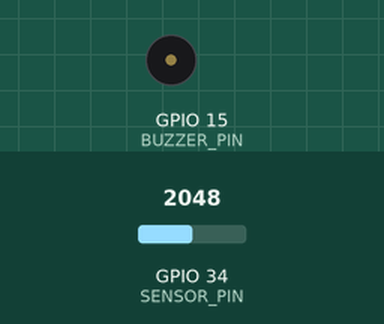
Simulated run of this sketch. Board: ESP32. On the bench: buzzer (waves = sounding, pin HIGH). The inputs (shaded band) are chosen by the test bench; at power-on: GPIO 34 (SENSOR_PIN) = 2048. WiFi joins after 1.5 s; servers stay silent unless stated; what the sketch prints to the serial monitor is not drawn.

Above: at 0.1 s.
At 2.1 s:
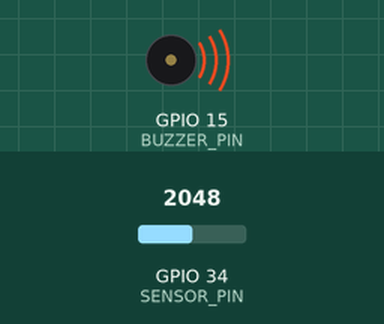
Timing chart, 0 to 3.6 s (numbered marks = the images above):
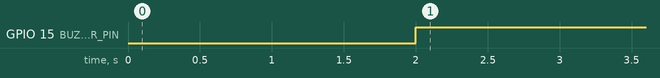

Measured:
- by itself, GPIO 15 (BUZZER_PIN): LOW → HIGH at 2.0 s

The sketch:

mq135.ino
```cpp
#include <WiFi.h>
#include <Firebase_ESP_Client.h>

// WiFi ve Firebase ayarları
#define WIFI_SSID "Demir"
#define WIFI_PASSWORD "5472fe77"
#define FIREBASE_HOST "https://babymonitorwithesp32-default-rtdb.europe-west1.firebasedatabase.app"
#define FIREBASE_AUTH "AIzaSyDC1tdIUc93KMK5igXftqZFQnZLoZgJwKM"

// Sensör ve diğer donanım ayarları
#define SENSOR_PIN 34  // MQ2'nin bağlı olduğu analog pin
#define BUZZER_PIN 15  // Buzzer için kullanılacak pin

FirebaseData fbdo;
FirebaseAuth auth;
FirebaseConfig config;
unsigned long lastSendTime = 0;
const long interval = 2000;  // Verileri her 2 saniyede bir gönder

void setup() {
  Serial.begin(115200);
  pinMode(SENSOR_PIN, INPUT);
  pinMode(BUZZER_PIN, OUTPUT);

  WiFi.begin(WIFI_SSID, WIFI_PASSWORD);
  Serial.print("WiFi'ye bağlanıyor...");
  while (WiFi.status() != WL_CONNECTED) {
    Serial.print(".");
    delay(500);
  }
  Serial.println("Bağlandı!");
  Serial.print("IP Adresi: ");
  Serial.println(WiFi.localIP());

  config.api_key = FIREBASE_AUTH;
  config.database_url = FIREBASE_HOST;
  Firebase.begin(&config, &auth);
  Firebase.reconnectWiFi(true);

  // Anonim olarak oturum aç
  if (Firebase.signUp(&config, &auth, "", "")) {
    Serial.println("Anonim oturum açma başarılı");
  } else {
    Serial.println("Anonim oturum açma başarısız: ");
  }
}

void loop() {
  if (millis() - lastSendTime > interval) {
    int sensorValue = analogRead(SENSOR_PIN);
    Serial.println(sensorValue);

    if (sensorValue > 2000) {
      digitalWrite(BUZZER_PIN, HIGH);
    } else {
      digitalWrite(BUZZER_PIN, LOW);
    }

    if (Firebase.ready() && auth.token.uid.c_str()) { // Kontrol edin ki oturum açılmış olsun
      if (!Firebase.RTDB.setInt(&fbdo, "/sensorESP32/co2", sensorValue)) {
        Serial.print("Firebase gönderim hatası: ");
        Serial.println(fbdo.errorReason());
      }
    } else {
      Serial.println("Firebase servisi veya oturum hazır değil.");
    }

    lastSendTime = millis();
  }
}
```
